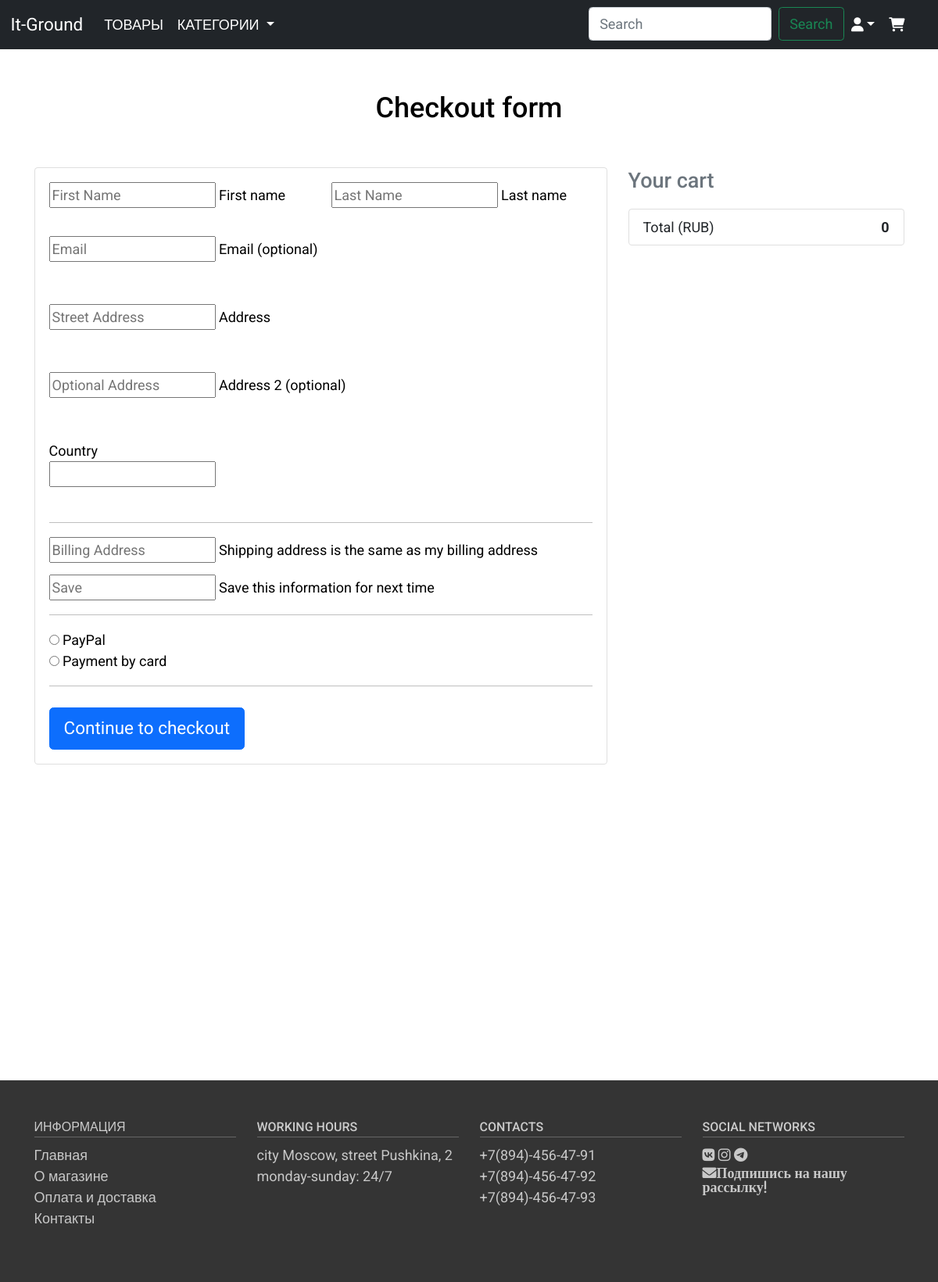
/checkout/ (signed in), run on an earlier commit of the app's database.
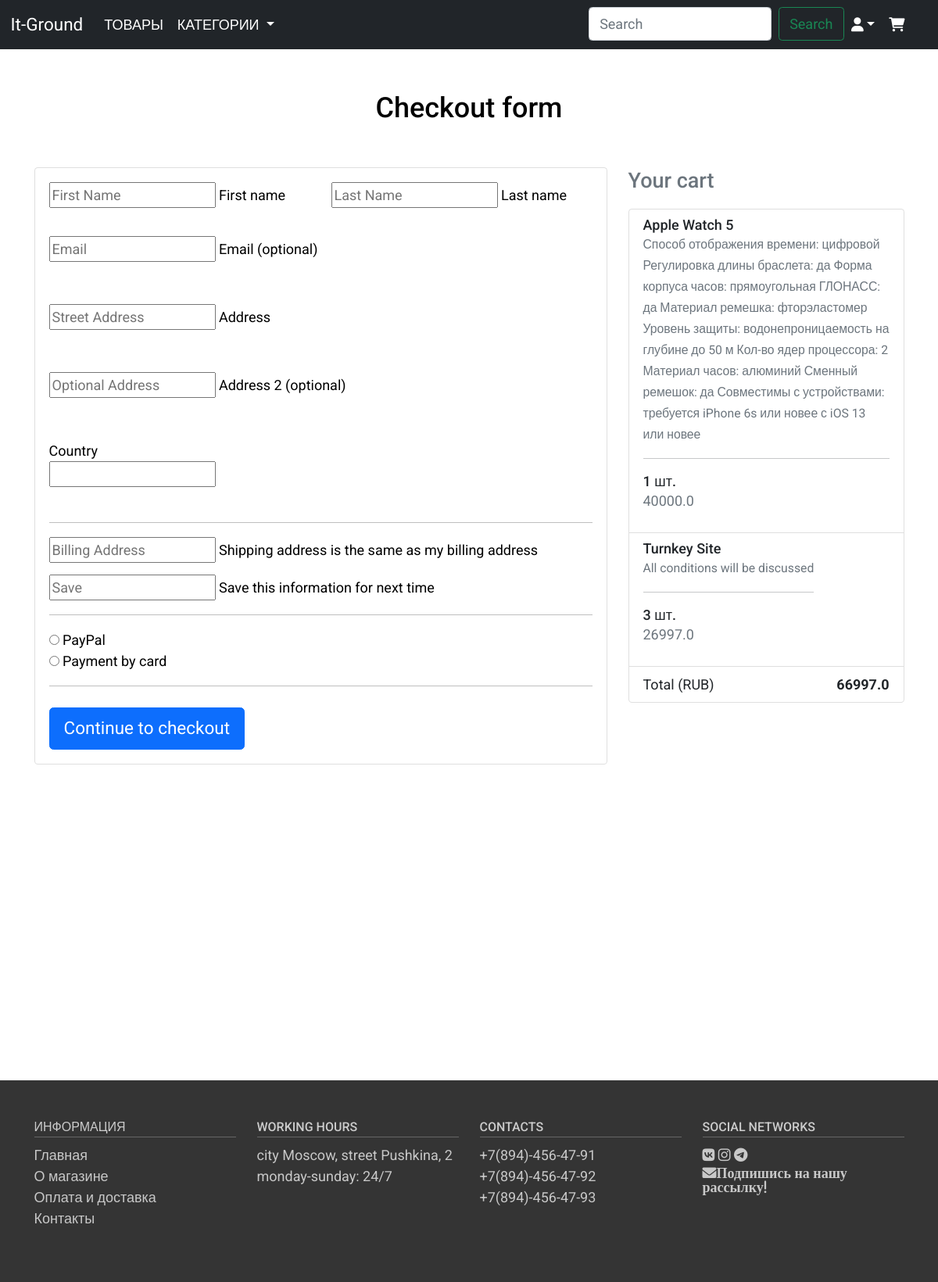
And on a later commit of the database.
### core/models.py (models this page shows, shortened)
class Order(models.Model):
    user = models.ForeignKey(settings.AUTH_USER_MODEL, on_delete=models.CASCADE)        # ассоциация юзера с заказом
    items = models.ManyToManyField(OrderItem)                                           # сам товар
    start_date = models.DateTimeField(auto_now_add=True)                                # момент, когда заказ был создан
    ordered_date = models.DateTimeField()                                               # момент, когда заказ был оформлен
    ordered = models.BooleanField(default=False)                                        # галочка, где ставится закано или нет
    time_create = models.DateField(auto_now_add =True)
    time_update = models.DateField(auto_now=True)
    billing_address = models.ForeignKey('Address', related_name='billing_address', on_delete=models.SET_NULL, blank=True, null=True)    # связка с адресом
    class Meta:
        verbose_name = 'Заказ'
        verbose_name_plural = 'Заказы'
    def get_total(self):
        total = 0
        for order_item in self.items.all():
            total += order_item.get_final_price()
        return total

class OrderItem(models.Model):
    user = models.ForeignKey(settings.AUTH_USER_MODEL, on_delete=models.CASCADE)            # сам пользователь, который делает заказ
    item = models.ForeignKey(Item, on_delete=models.CASCADE)                                # сам товар
    quantity = models.IntegerField(default=1)                                               # количество
    ordered = models.BooleanField(default=False)                                            # галочка, где ставится закано или нет
    class Meta:
        verbose_name = 'Товары для заказа'
        verbose_name_plural = 'Товары для заказа'
    def get_total_item_price(self):
        return self.quantity * self.item.price
    def get_final_price(self):
        return self.get_total_item_price()

class Item(models.Model):
    title = models.CharField(max_length=100)
    price = models.FloatField()
    slug = models.SlugField()
    description = models.TextField(max_length=1000)
    image = models.ImageField(verbose_name='Изображение', blank=True, upload_to='photos/&Y/&m/&d')
    time_create = models.DateField(auto_now_add =True)
    time_update = models.DateField(auto_now=True)
    cat = models.ForeignKey('Category', verbose_name='Категории', on_delete=models.PROTECT)
    class Meta:
        verbose_name = 'Товар'
        verbose_name_plural = 'Товары'

### core/views.py (the view, shortened to what this page needs)
# urls.py: path('checkout/', CheckoutView.as_view(), name='checkout-page'),
class CheckoutView(View):
    def get(self, *args, **kwargs):
        form = CheckoutForms()  # получение формы
        order = Order.objects.get(user=self.request.user, ordered=False)
        context = {
            'forms': form,
            'order': order,
        }
        return render(self.request, 'checkout_page.html', context=context)

### core/forms.py
class CheckoutForms(forms.Form):
    first_name = forms.CharField(widget=forms.TextInput(attrs={
        'placeholder': 'First Name',
    }))
    last_name = forms.CharField(widget=forms.TextInput(attrs={
        'placeholder': 'Last Name',
    }))
    email = forms.CharField(required=False, widget=forms.TextInput(attrs={
        'placeholder': 'Email',
    }))
    street_address = forms.CharField(widget=forms.TextInput(attrs={
        'placeholder': 'Street Address',
    }))
    street_address_optional = forms.CharField(required=False, widget=forms.TextInput(attrs={
        'placeholder': 'Optional Address',
    }))
    country = CountryField(blank_label='select country').formfield(widget=CountrySelectWidget(attrs={
        'class': 'custom-select d-block w-100'
    }))
    same_billing_address = forms.BooleanField(required=False, widget=forms.TextInput(attrs={
        'placeholder': 'Billing Address',
    })) #
    save_info = forms.BooleanField(required=False, widget=forms.TextInput(attrs={
        'placeholder': 'Save',
    }))
    payment_options = forms.ChoiceField(widget=forms.RadioSelect, choices=PAYMENT_CHOICES)

### core/templates/checkout_page.html (shortened to what this page needs)
{% extends 'base.html' %}
{% load static %}
{% load crispy_forms_tags %}
{% block content %}
<body class="grey lighten-3">
  <main>
    <div class="container wow fadeIn">
      <h2 class="my-5 h2 text-center">Checkout form</h2>
      <div class="row">
        <div class="col-md-8 mb-4">
          <div class="card">
            <form method="POST" class="card-body">
              <div class="row">
                <div class="col-md-6 mb-2">
                  <div class="md-form ">
                    {{ forms.first_name }}
                    <label for="firstName" class="">First name</label>
                  </div>
                </div>
                <div class="col-md-6 mb-2">
                  <div class="md-form">
                    {{ forms.last_name }}
                    <label for="lastName" class="">Last name</label>
                  </div>
                </div>
              </div>
              <br>
              <div class="md-form mb-5">
                {{ forms.email }}
                <label for="email" class="">Email (optional)</label>
              </div>
              <div class="md-form mb-5">
                {{ forms.street_address}}
                <label for="address" class="">Address</label>
              </div>
              <div class="md-form mb-5">
                {{ forms.street_address_optional }}
                <label for="address-2" class="">Address 2 (optional)</label>
              </div>
              <div class="row">
                <div class="col-lg-4 col-md-12 mb-4">
                  <label for="country">Country</label>
                  {{ forms.country }}
                </div>
              </div>
              <hr>
              <div class="custom-control custom-checkbox">
                {{ forms.same_billing_address }}
                <label class="custom-control-label" for="same-address">Shipping address is the same as my billing address</label>
              </div>
              <div class="custom-control custom-checkbox" style="margin-top: 15px;">
                {{ forms.save_info }}
                <label class="custom-control-label" for="save-info">Save this information for next time</label>
              </div>
              <hr>
                {% for value, name in forms.fields.payment_options.choices %}
                <div class="custom-control custom-radio">
                  <input id="{{ value }}" name="payment_options" value="{{ value }}" type="radio" class="custom-control-input" required>
                  <label class="custom-control-label" for="{{ value }}">{{ name }}</label>
                </div>
                {% endfor %}
              <hr class="mb-4">
              <button class="btn btn-primary btn-lg btn-block" type="submit">Continue to checkout</button>
            </form>
          </div>
        </div>
        <div class="col-md-4 mb-4">
          <h4 class="d-flex justify-content-between align-items-center mb-3">
            <span class="text-muted">Your cart</span>
            <span class="badge badge-secondary badge-pill">{{ order.items.count }}</span>
          </h4>
          <ul class="list-group mb-3 z-depth-1">
            {% for order_item in order.items.all %}
            <li class="list-group-item d-flex justify-content-between lh-condensed">
              <div>
                <h6 class="my-0">{{ order_item.item.title }}</h6>
                <small class="text-muted">{{ order_item.item.description }}</small>
                <hr>
                <h6 class="my-0">{{ order_item.quantity }} шт.</h6>
                <span class="text-muted">{{ order_item.get_final_price | linebreaks}}</span>
              </div>
            </li>
            {% endfor %}
            <li class="list-group-item d-flex justify-content-between">
              <span>Total (RUB)</span>
              <strong>{{ order.get_total }}</strong>
            </li>
          </ul>
        </div>
        </div>
      </div>
      </div>
</body>
{% endblock content %}

What changed in the data, as far as the page shows it:
now on this page (row edited): OrderItem: item "Apple Watch 5", item.description "Способ отображения времени: цифровой Регулировка длины браслета: да Форма корпуса часов: прямоугольная ГЛОНАСС: да Материал ремешка: фторэластомер Уровень защиты: водонепроницаемость на глубине до 50 м Кол-во ядер процессора: 2 Материал часов: алюминий Сменный ремешок: да Совместимы с устройствами: требуется iPhone 6s или новее с iOS 13 или новее", quantity "1", get_final_price "40000.0"
now on this page (row edited): OrderItem: item "Turnkey Site", item.description "All conditions will be discussed", quantity "3", get_final_price "26997.0"
changed through a linked row, Order: get_total "0" → "66997.0"
